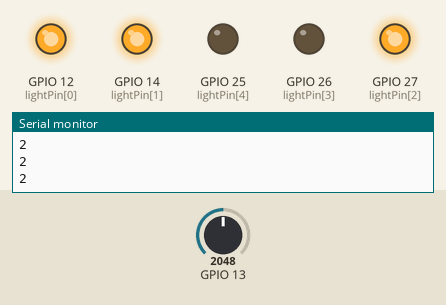
This sketch was run on a simulated ESP32. Shown: output pins drawn as LEDs (lit = HIGH), the last lines printed to the serial monitor. Inputs (shaded band) come from the test bench; at power-on: GPIO 13 = 2048.

Above: at 1.3 s.
1.4 s: GPIO 13 set to 2589
2.9 s: GPIO 13 set to 2709
At 4.0 s:
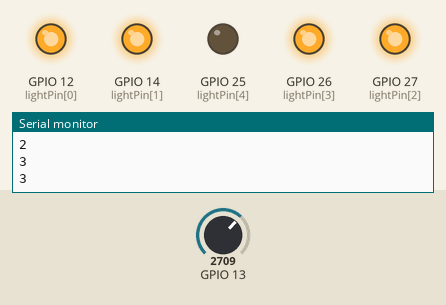
4.5 s: GPIO 13 set to 3320
6.0 s: GPIO 13 set to 3444
At 6.3 s:
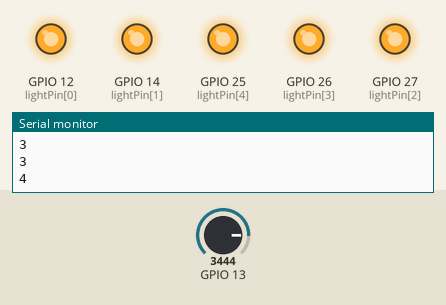
7.5 s: GPIO 13 set to 1228
At 8.6 s:
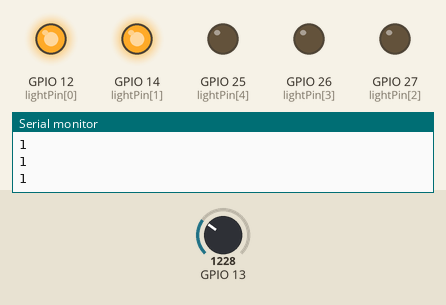
9.0 s: GPIO 13 set to 1900
10.5 s: GPIO 13 set to 1992
At 10.9 s:
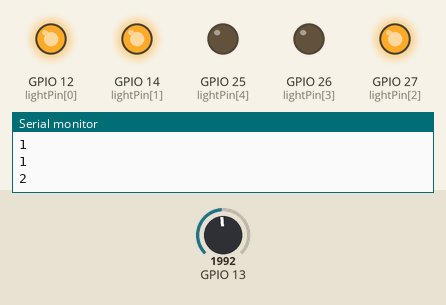
Timing chart, 0 to 13.0 s (numbered marks = the images above; inputs shaded):
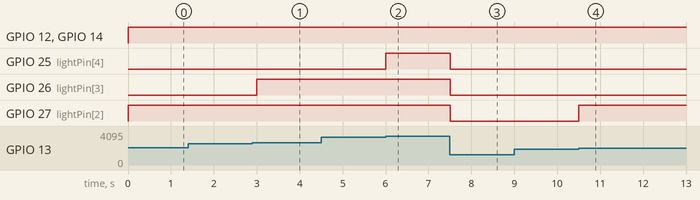

Measured:
- the behaviour switches between 2656 and 2657 on GPIO 13 (found by bisection; images 0 and 1)
- the behaviour switches between 3375 and 3376 on GPIO 13 (found by bisection; images 1 and 2)
- the behaviour switches between 1937 and 1938 on GPIO 13 (found by bisection; images 3 and 4)
- after the input at 2.9 s, GPIO 26 (lightPin[3]): LOW → HIGH after 0.10 s
- after the input at 6.0 s, GPIO 25 (lightPin[4]): LOW → HIGH at once
- after the input at 7.5 s, GPIO 25 (lightPin[4]), GPIO 26 (lightPin[3]), GPIO 27 (lightPin[2]): HIGH → LOW at once
- after the input at 10.5 s, GPIO 27 (lightPin[2]): LOW → HIGH at once

The sketch:

controlLED.ino
```cpp
int lightPin[5] = {12,14,27,26,25};

void control_LED(int num) {
  for(int i=0;i<5;i++) {
    if(i<=num){
      digitalWrite(lightPin[i],HIGH);
    }
    else {
      digitalWrite(lightPin[i],LOW);
    }
  }
}

void setup() {
  // put your setup code here, to run once:
  Serial.begin(9600);
  pinMode(13,INPUT);

  pinMode(12,OUTPUT); //藍
  pinMode(14,OUTPUT); //綠
  pinMode(27,OUTPUT); //黃
  pinMode(26,OUTPUT); //紅
  pinMode(25,OUTPUT); //白
}

void loop() {
  // put your main code here, to run repeatedly:
  int data = analogRead(13);
  data = map(data,500,4095,0,5);
  control_LED(data);
  // switch(data){
  //   case 0: digitalWrite(12,HIGH);
  //   digitalWrite(14,LOW);
  //   digitalWrite(27,LOW);
  //   digitalWrite(26,LOW);
  //   digitalWrite(25,LOW);
  //   break;
  //   case 1: digitalWrite(12,HIGH);digitalWrite(14,HIGH);digitalWrite(27,LOW);
  //   digitalWrite(26,LOW);
  //   digitalWrite(25,LOW);
  //   break;
  //   case 2:digitalWrite(12,HIGH);digitalWrite(14,HIGH);digitalWrite(27,HIGH);digitalWrite(26,LOW);
  //   digitalWrite(25,LOW);
  //   break;
  //   case 3: digitalWrite(12,HIGH);
  //   digitalWrite(14,HIGH);
  //   digitalWrite(27,HIGH);
  //   digitalWrite(26,HIGH);
  //   digitalWrite(25,LOW);
  //   break;
  //   default: digitalWrite(12,HIGH);
  //   digitalWrite(14,HIGH);
  //   digitalWrite(27,HIGH);
  //   digitalWrite(26,HIGH);
  //   digitalWrite(25,HIGH);
  //   break;
  // }
  Serial.println(data);
  delay(500);
}
```
